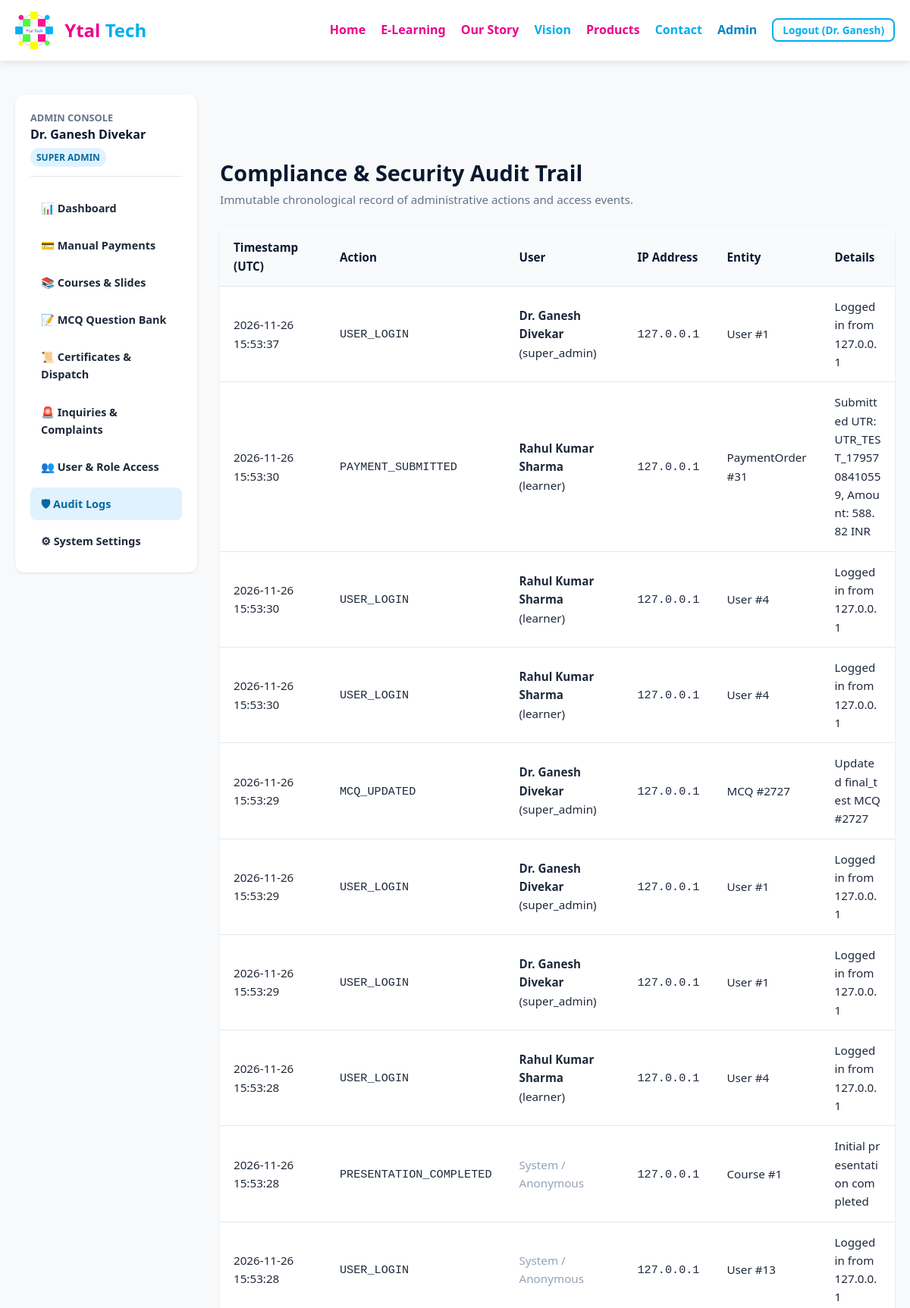
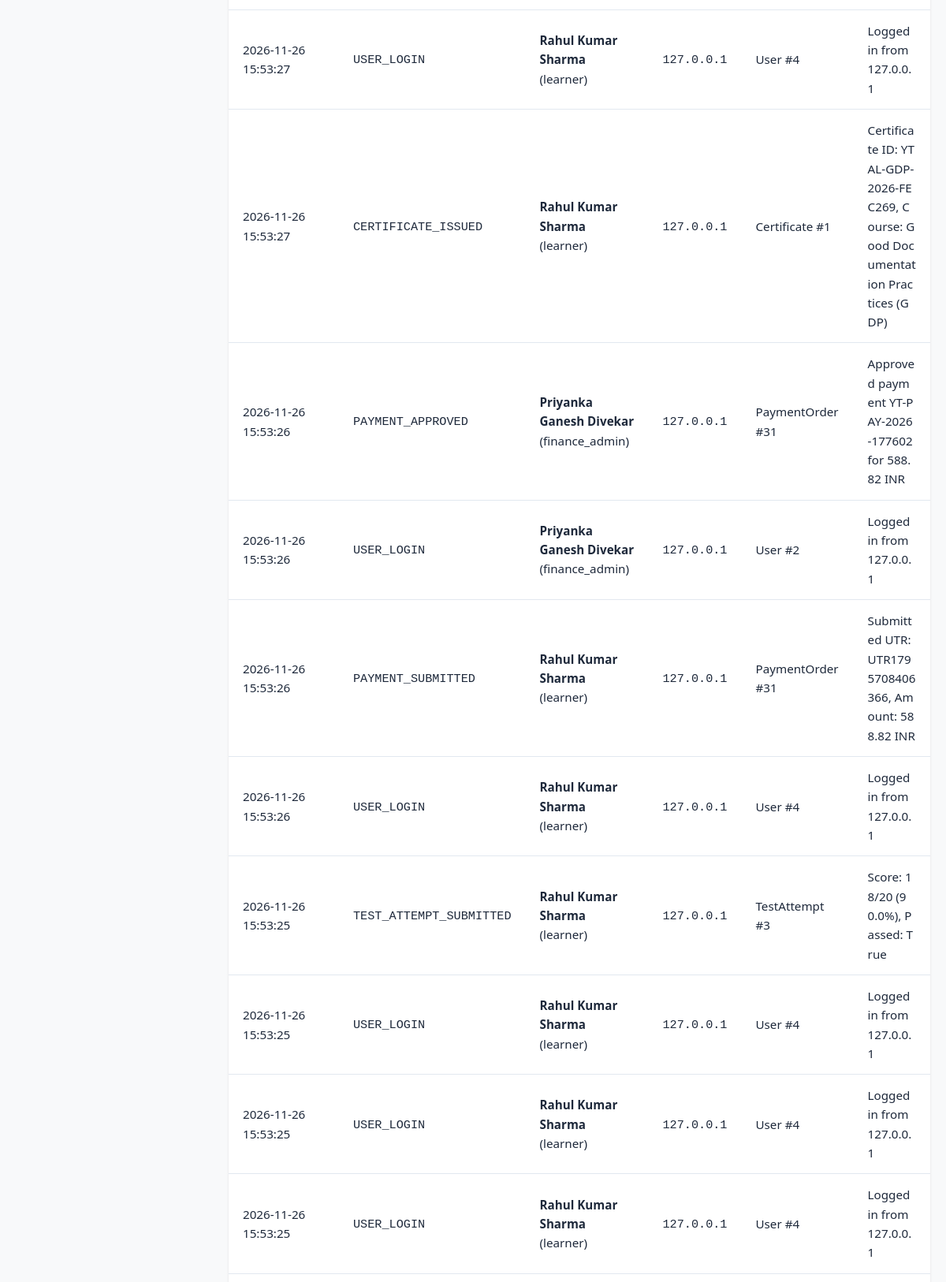
/elearning/admin/audit-logs (signed in, upper part), run on the app's committed database (2 pictures, top to bottom).
### elearning/models.py (models this page shows, shortened)
class User(db.Model):
    __tablename__ = 'users'
    id = db.Column(db.Integer, primary_key=True)
    email = db.Column(db.String(255), unique=True, nullable=False, index=True)
    password_hash = db.Column(db.String(255), nullable=True)
    first_name = db.Column(db.String(100), nullable=False)
    middle_name = db.Column(db.String(100), nullable=True)
    last_name = db.Column(db.String(100), nullable=False)
    age = db.Column(db.Integer, nullable=True)
    gender = db.Column(db.String(20), nullable=True)
    role = db.Column(db.String(50), nullable=False, default='learner')
    is_verified = db.Column(db.Boolean, default=False)
    email_verification_token = db.Column(db.String(128), nullable=True)
    reset_password_token = db.Column(db.String(128), nullable=True)
    reset_token_expiry = db.Column(db.DateTime, nullable=True)
    google_id = db.Column(db.String(100), nullable=True, unique=True)
    is_active = db.Column(db.Boolean, default=True)
    house_no = db.Column(db.String(100), nullable=True)
    building = db.Column(db.String(150), nullable=True)
    street = db.Column(db.String(150), nullable=True)
    area = db.Column(db.String(150), nullable=True)
    city = db.Column(db.String(100), nullable=True)
    state = db.Column(db.String(100), nullable=True)
    country = db.Column(db.String(100), default='India')
    pincode = db.Column(db.String(20), nullable=True)
    phone = db.Column(db.String(20), nullable=True)
    gstin = db.Column(db.String(30), nullable=True)
    organization_name = db.Column(db.String(200), nullable=True)
    billing_address = db.Column(db.Text, nullable=True)
    created_at = db.Column(db.DateTime, default=lambda: datetime.now(timezone.utc))
    updated_at = db.Column(db.DateTime, default=lambda: datetime.now(timezone.utc), onupdate=lambda: datetime.now(timezone.utc))
    enrolments = db.relationship('Enrolment', backref='user', lazy=True, cascade='all, delete-orphan')
    payment_orders = db.relationship('PaymentOrder', foreign_keys='PaymentOrder.user_id', backref='user', lazy=True)
    certificates = db.relationship('Certificate', backref='user', lazy=True)
    audit_logs = db.relationship('AuditLog', backref='user', lazy=True)
    @property
    def full_name(self):
        parts = [self.first_name, self.middle_name, self.last_name]
        return " ".join([p.strip() for p in parts if p and p.strip()])
    def has_role(self, *roles):
        if self.role == 'super_admin':
            return True
        return self.role in roles

class AuditLog(db.Model):
    __tablename__ = 'audit_logs'
    id = db.Column(db.Integer, primary_key=True)
    user_id = db.Column(db.Integer, db.ForeignKey('users.id'), nullable=True)
    action = db.Column(db.String(100), nullable=False, index=True)
    entity_type = db.Column(db.String(50), nullable=True)
    entity_id = db.Column(db.String(100), nullable=True)
    details = db.Column(db.Text, nullable=True)
    ip_address = db.Column(db.String(45), nullable=True)
    created_at = db.Column(db.DateTime, default=lambda: datetime.now(timezone.utc), index=True)

### elearning/admin.py (the view)
@admin_bp.route('/audit-logs')
@role_required('super_admin')
def audit_logs():
    logs = AuditLog.query.order_by(AuditLog.id.desc()).limit(150).all()
    return render_template('elearning/admin/audit_logs.html', logs=logs)

### elearning/auth.py (called while the page is built)
def get_current_user():
    user_id = session.get('user_id')
    if user_id:
        return db.session.get(User, user_id)
    return None

def role_required(*roles):
    from functools import wraps
    def decorator(f):
        @wraps(f)
        def decorated_function(*args, **kwargs):
            if 'user_id' not in session:
                flash("Authentication required.", "warning")
                return redirect(url_for('auth.login', next=request.url))
            user = get_current_user()
            if not user or not user.has_role(*roles):
                flash("You do not have permission to access this administrative resource.", "danger")
                return redirect(url_for('elearning.courses_list'))
            return f(*args, **kwargs)
        return decorated_function
    return decorator

### elearning/models.py (called while the page is built)
    @classmethod
    def get(cls, key, default=None):
        setting = cls.query.filter_by(key=key).first()
        return setting.value if setting and setting.value is not None else default

### templates/elearning/admin/audit_logs.html
{% extends 'elearning/admin/base_admin.html' %}
{% block admin_content %}
<div>
    <div style="display: flex; justify-content: space-between; align-items: center; margin-bottom: 25px;">
        <div>
            <h1 style="color: var(--dark-navy); font-size: 1.8rem;">Compliance & Security Audit Trail</h1>
            <p style="color: var(--text-muted); font-size: 0.95rem;">Immutable chronological record of administrative actions and access events.</p>
        </div>
    </div>
    <div style="background: var(--surface); border-radius: var(--radius-lg); box-shadow: var(--shadow-sm); overflow-x: auto;">
        <table class="data-table" style="font-size: 0.85rem;">
            <thead>
                <tr>
                    <th style="width: 140px;">Timestamp (UTC)</th>
                    <th>Action</th>
                    <th>User</th>
                    <th>IP Address</th>
                    <th>Entity</th>
                    <th>Details</th>
                </tr>
            </thead>
            <tbody>
                {% for log in logs %}
                    <tr>
                        <td>{{ log.created_at.strftime('%Y-%m-%d %H:%M:%S') }}</td>
                        <td><code>{{ log.action }}</code></td>
                        <td>
                            {% if log.user %}
                                <strong>{{ log.user.full_name }}</strong> ({{ log.user.role }})
                            {% else %}
                                <span style="color:#94a3b8;">System / Anonymous</span>
                            {% endif %}
                        </td>
                        <td><code>{{ log.ip_address }}</code></td>
                        <td>{{ log.entity_type }} #{{ log.entity_id }}</td>
                        <td style="max-width: 350px; word-break: break-all;">{{ log.details }}</td>
                    </tr>
                {% endfor %}
            </tbody>
        </table>
    </div>
</div>
{% endblock %}

### templates/elearning/admin/base_admin.html (shortened to what this page needs)
{% extends 'elearning/base.html' %}
{% block content %}
<div class="admin-layout">
    <aside class="admin-sidebar" aria-label="Admin Navigation">
        <div style="margin-bottom: 20px; padding-bottom: 12px; border-bottom: 1px solid var(--border-color);">
            <div style="font-size: 0.8rem; text-transform: uppercase; color: var(--text-muted); font-weight: 700;">Admin Console</div>
            <div style="font-weight: 700; color: var(--dark-navy);">{{ current_user.full_name }}</div>
            <span class="badge-role" style="margin-left: 0; margin-top: 4px; display: inline-block;">{{ current_user.role.replace('_', ' ') }}</span>
        </div>
        <ul class="admin-nav-list">
            <li class="admin-nav-item {% if request.endpoint == 'admin.dashboard' %}active{% endif %}">
                <a href="{{ url_for('admin.dashboard') }}">📊 Dashboard</a>
            </li>
            {% if current_user.has_role('super_admin', 'finance_admin') %}
                <li class="admin-nav-item {% if 'payment' in request.endpoint %}active{% endif %}">
                    <a href="{{ url_for('admin.payments_list') }}">💳 Manual Payments</a>
                </li>
            {% endif %}
            {% if current_user.has_role('super_admin', 'course_admin', 'content_editor') %}
                <li class="admin-nav-item {% if 'course' in request.endpoint or 'slide' in request.endpoint %}active{% endif %}">
                    <a href="{{ url_for('admin.courses_cms') }}">📚 Courses & Slides</a>
                </li>
                <li class="admin-nav-item {% if 'mcq' in request.endpoint %}active{% endif %}">
                    <a href="{{ url_for('admin.mcqs_list') }}">📝 MCQ Question Bank</a>
                </li>
            {% endif %}
            {% if current_user.has_role('super_admin', 'certificate_admin') %}
                <li class="admin-nav-item {% if 'certificate' in request.endpoint %}active{% endif %}">
                    <a href="{{ url_for('admin.certificates_list') }}">📜 Certificates & Dispatch</a>
                </li>
            {% endif %}
            {% if current_user.has_role('super_admin', 'support_agent') %}
                <li class="admin-nav-item {% if 'complaint' in request.endpoint %}active{% endif %}">
                    <a href="{{ url_for('admin.complaints_list') }}">🚨 Inquiries & Complaints</a>
                </li>
            {% endif %}
            {% if current_user.has_role('super_admin') %}
                <li class="admin-nav-item {% if 'user' in request.endpoint %}active{% endif %}">
                    <a href="{{ url_for('admin.users_list') }}">👥 User & Role Access</a>
                </li>
                <li class="admin-nav-item {% if 'audit' in request.endpoint %}active{% endif %}">
                    <a href="{{ url_for('admin.audit_logs') }}">🛡 Audit Logs</a>
                </li>
                <li class="admin-nav-item {% if 'setting' in request.endpoint %}active{% endif %}">
                    <a href="{{ url_for('admin.system_settings') }}">⚙ System Settings</a>
                </li>
            {% endif %}
        </ul>
    </aside>
    <section class="admin-main">
        {% block admin_content %}{% endblock %}
    </section>
</div>
{% endblock %}

### templates/elearning/base.html (shortened to what this page needs)
<!DOCTYPE html>
<html lang="en">
<head>
    <link rel="stylesheet" href="{{ url_for('static', filename='style.css') }}">
    <link rel="stylesheet" href="{{ url_for('static', filename='elearning/elearning.css') }}">
</head>
<body class="elearning-body">
    <header>
        <nav aria-label="Main Navigation">
            <a href="{{ url_for('home') }}" class="logo-container">
                <img src="{{ url_for('static', filename='Ytal Tech logo.jpg') }}" alt="Ytal Tech Logo">
                <div class="logo-text">
                    <span class="logo-ytal">Ytal</span> <span class="logo-tech">Tech</span>
                </div>
            </a>
            <ul class="nav-links" id="navLinks">
                <li><a href="{{ url_for('home') }}">Home</a></li>
                <li><a href="{{ url_for('elearning.courses_list') }}" style="color:var(--secondary-color);font-weight:700;">E-Learning</a></li>
                <li><a href="{{ url_for('home') }}#story">Our Story</a></li>
                <li><a href="{{ url_for('home') }}#vision">Vision</a></li>
                <li><a href="{{ url_for('home') }}#products">Products</a></li>
                <li><a href="{{ url_for('home') }}#contact">Contact</a></li>
                {% if is_logged_in %}
                    {% if current_user.has_role('super_admin', 'course_admin', 'content_editor', 'finance_admin', 'certificate_admin', 'support_agent') %}
                        <li><a href="{{ url_for('admin.dashboard') }}" style="color:#0284c7;font-weight:700;">Admin</a></li>
                    {% endif %}
                    <li>
                        <a href="{{ url_for('auth.logout') }}" class="btn-outline" style="padding:4px 12px;font-size:0.85rem;">Logout ({{ current_user.first_name }})</a>
                    </li>
                {% else %}
                    <li><a href="{{ url_for('auth.login') }}" style="color:var(--primary-color);">Login</a></li>
                    <li><a href="{{ url_for('auth.register') }}" class="btn" style="padding:6px 14px;font-size:0.85rem;color:#fff;">Sign Up</a></li>
                {% endif %}
            </ul>
        </nav>
    </header>
    <main id="main-content" class="main-content">
        {% block content %}{% endblock %}
    </main>
</body>
</html>

### static/style.css (style rules this page uses)
:root { --primary-color: #00AEEF; --secondary-color: #EC008C; --accent-green: #39B54A; --accent-yellow: #FFF200; --bg-light: #F8F9FA; --bg-white: #FFFFFF; --text-dark: #333333; --text-light: #666666; --font-family: 'Segoe UI', Roboto, Helvetica, Arial, sans-serif; }
* { margin: 0; padding: 0; box-sizing: border-box; scroll-behavior: smooth; }
body { font-family: var(--font-family); color: var(--text-dark); line-height: 1.6; background-color: var(--bg-white); }
header { position: sticky; top: 0; background-color: var(--bg-white); box-shadow: 0 2px 10px rgba(0,0,0,0.1); z-index: 1000; }
nav { display: flex; justify-content: space-between; align-items: center; padding: 15px 20px; max-width: 1200px; margin: 0 auto; }
.logo-container { display: flex; align-items: center; text-decoration: none; }
.logo-container img { height: 50px; margin-right: 15px; }
.logo-text { font-size: 1.5rem; font-weight: bold; }
.logo-ytal { color: var(--secondary-color); }
.logo-tech { color: var(--primary-color); }
.nav-links { list-style: none; display: flex; gap: 20px; }
.nav-links a { text-decoration: none; font-weight: 600; transition: opacity 0.3s ease; }
.nav-links li:nth-child(odd) a { color: var(--secondary-color); }
.nav-links li:nth-child(even) a { color: var(--primary-color); }
section { padding: 80px 0; }
section:nth-child(even) { background-color: var(--bg-light); }

### static/elearning/elearning.css (style rules this page uses)
:root { --primary: #00AEEF; --primary-hover: #0098d3; --secondary: #EC008C; --secondary-hover: #cf007b; --accent-green: #39B54A; --accent-yellow: #FFF200; --dark-navy: #0A192F; --surface: #FFFFFF; --surface-alt: #F8F9FA; --border-color: #E2E8F0; --text-primary: #1E293B; --text-muted: #64748B; --danger: #EF4444; --warning: #F59E0B; --success: #10B981; --radius-sm: 4px; --radius-md: 8px; --radius-lg: 12px; --shadow-sm: 0 1px 3px rgba(0,0,0,0.1); --shadow-md: 0 4px 12px rgba(0,0,0,0.08); --shadow-lg: 0 10px 25px rgba(0,0,0,0.12); }
.elearning-body { font-family: 'Segoe UI', Roboto, -apple-system, BlinkMacSystemFont, sans-serif; color: var(--text-primary); background-color: var(--surface-alt); min-height: 100vh; display: flex; flex-direction: column; }
.main-content { flex: 1; padding: 30px 0 60px; }
.badge-role { font-size: 0.75rem; padding: 3px 8px; border-radius: 12px; background-color: #e0f2fe; color: #0369a1; font-weight: 600; text-transform: uppercase; margin-left: 6px; }
.btn-outline { background: transparent; border: 2px solid var(--primary); color: var(--primary); padding: 8px 20px; border-radius: var(--radius-md); font-weight: 600; cursor: pointer; text-decoration: none; transition: all 0.2s ease; }
.admin-layout { display: grid; grid-template-columns: 240px 1fr; gap: 30px; max-width: 1400px; margin: 0 auto; padding: 0 20px; }
.admin-sidebar { background: var(--surface); border-radius: var(--radius-lg); box-shadow: var(--shadow-sm); padding: 20px; height: fit-content; }
.admin-nav-list { list-style: none; display: flex; flex-direction: column; gap: 6px; }
.admin-nav-item a { display: flex; align-items: center; gap: 10px; padding: 10px 14px; border-radius: var(--radius-md); color: var(--text-primary); text-decoration: none; font-weight: 600; font-size: 0.9rem; transition: background 0.2s, color 0.2s; }
.admin-nav-item.active a, .admin-nav-item a:hover { background: #e0f2fe; color: #0369a1; }
.data-table { width: 100%; background: var(--surface); border-radius: var(--radius-md); box-shadow: var(--shadow-sm); border-collapse: collapse; overflow: hidden; }
.data-table th, .data-table td { padding: 14px 18px; text-align: left; border-bottom: 1px solid var(--border-color); font-size: 0.95rem; }
.data-table th { background: #f8fafc; color: var(--dark-navy); font-weight: 600; }

### data on the page
User: first_name "Dr. Ganesh", full_name "Dr. Ganesh Divekar", role.replace "SUPER ADMIN"
AuditLog: created_at "2026-11-26 15:53:37", action "USER_LOGIN", user.full_name "Dr. Ganesh Divekar", user.role "super_admin", ip_address "127.0.0.1", entity_type "User", entity_id "1", details "Logged in from 127.0.0.1"
AuditLog: created_at "2026-11-26 15:53:30", action "PAYMENT_SUBMITTED", user.full_name "Rahul Kumar Sharma", user.role "learner", ip_address "127.0.0.1", entity_type "PaymentOrder", entity_id "31", details "Submitted UTR: UTR_TEST_1795708410559, Amount: 588.82 INR"
AuditLog: created_at "2026-11-26 15:53:30", action "USER_LOGIN", user.full_name "Rahul Kumar Sharma", user.role "learner", ip_address "127.0.0.1", entity_type "User", entity_id "4", details "Logged in from 127.0.0.1"
AuditLog: created_at "2026-11-26 15:53:30", action "USER_LOGIN", user.full_name "Rahul Kumar Sharma", user.role "learner", ip_address "127.0.0.1", entity_type "User", entity_id "4", details "Logged in from 127.0.0.1"
AuditLog: created_at "2026-11-26 15:53:29", action "MCQ_UPDATED", user.full_name "Dr. Ganesh Divekar", user.role "super_admin", ip_address "127.0.0.1", entity_type "MCQ", entity_id "2727", details "Updated final_test MCQ #2727"
AuditLog: created_at "2026-11-26 15:53:29", action "USER_LOGIN", user.full_name "Dr. Ganesh Divekar", user.role "super_admin", ip_address "127.0.0.1", entity_type "User", entity_id "1", details "Logged in from 127.0.0.1"
AuditLog: created_at "2026-11-26 15:53:29", action "USER_LOGIN", user.full_name "Dr. Ganesh Divekar", user.role "super_admin", ip_address "127.0.0.1", entity_type "User", entity_id "1", details "Logged in from 127.0.0.1"
AuditLog: created_at "2026-11-26 15:53:28", action "USER_LOGIN", user.full_name "Rahul Kumar Sharma", user.role "learner", ip_address "127.0.0.1", entity_type "User", entity_id "4", details "Logged in from 127.0.0.1"
AuditLog: created_at "2026-11-26 15:53:28", action "PRESENTATION_COMPLETED", shows "System / Anonymous", ip_address "127.0.0.1", entity_type "Course", entity_id "1", details "Initial presentation completed"
AuditLog: created_at "2026-11-26 15:53:28", action "USER_LOGIN", shows "System / Anonymous", ip_address "127.0.0.1", entity_type "User", entity_id "13", details "Logged in from 127.0.0.1"
AuditLog: created_at "2026-11-26 15:53:27", action "USER_LOGIN", user.full_name "Rahul Kumar Sharma", user.role "learner", ip_address "127.0.0.1", entity_type "User", entity_id "4", details "Logged in from 127.0.0.1"
AuditLog: created_at "2026-11-26 15:53:27", action "CERTIFICATE_ISSUED", user.full_name "Rahul Kumar Sharma", user.role "learner", ip_address "127.0.0.1", entity_type "Certificate", entity_id "1", details "Certificate ID: YTAL-GDP-2026-FEC269, Course: Good Documentation Practices (GDP)"
AuditLog: created_at "2026-11-26 15:53:26", action "PAYMENT_APPROVED", user.full_name "Priyanka Ganesh Divekar", user.role "finance_admin", ip_address "127.0.0.1", entity_type "PaymentOrder", entity_id "31", details "Approved payment YT-PAY-2026-177602 for 588.82 INR"
AuditLog: created_at "2026-11-26 15:53:26", action "USER_LOGIN", user.full_name "Priyanka Ganesh Divekar", user.role "finance_admin", ip_address "127.0.0.1", entity_type "User", entity_id "2", details "Logged in from 127.0.0.1"
AuditLog: created_at "2026-11-26 15:53:26", action "PAYMENT_SUBMITTED", user.full_name "Rahul Kumar Sharma", user.role "learner", ip_address "127.0.0.1", entity_type "PaymentOrder", entity_id "31", details "Submitted UTR: UTR1795708406366, Amount: 588.82 INR"
AuditLog: created_at "2026-11-26 15:53:26", action "USER_LOGIN", user.full_name "Rahul Kumar Sharma", user.role "learner", ip_address "127.0.0.1", entity_type "User", entity_id "4", details "Logged in from 127.0.0.1"
AuditLog: created_at "2026-11-26 15:53:25", action "TEST_ATTEMPT_SUBMITTED", user.full_name "Rahul Kumar Sharma", user.role "learner", ip_address "127.0.0.1", entity_type "TestAttempt", entity_id "3", details "Score: 18/20 (90.0%), Passed: True"
AuditLog: created_at "2026-11-26 15:53:25", action "USER_LOGIN", user.full_name "Rahul Kumar Sharma", user.role "learner", ip_address "127.0.0.1", entity_type "User", entity_id "4", details "Logged in from 127.0.0.1"
AuditLog: created_at "2026-11-26 15:53:25", action "USER_LOGIN", user.full_name "Rahul Kumar Sharma", user.role "learner", ip_address "127.0.0.1", entity_type "User", entity_id "4", details "Logged in from 127.0.0.1"
AuditLog: created_at "2026-11-26 15:53:25", action "USER_LOGIN", user.full_name "Rahul Kumar Sharma", user.role "learner", ip_address "127.0.0.1", entity_type "User", entity_id "4", details "Logged in from 127.0.0.1"
